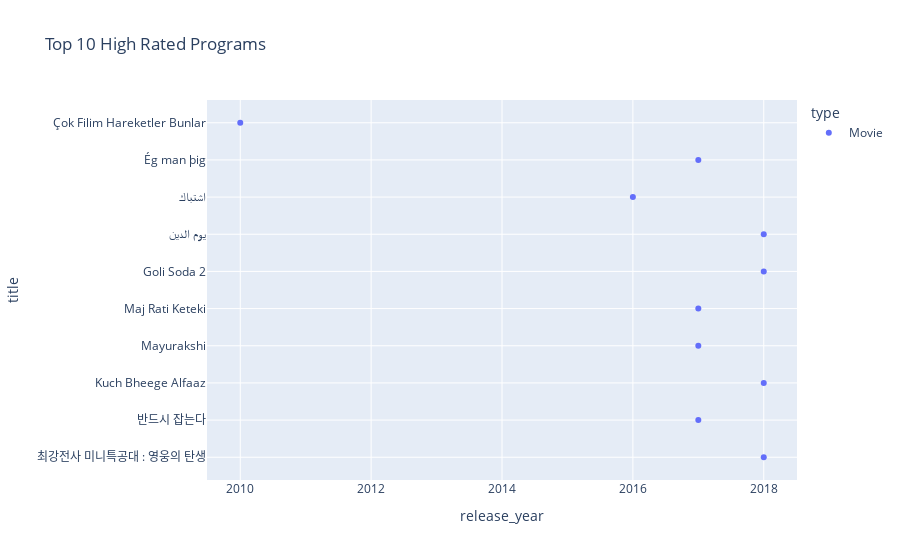

Notebook code cell kept with this figure:
### Markdown cell above
### Top 10 movies based on release year from the given dataset

### Code cell
top_10_ratings = df[["title", "type", "release_year"]].sort_values(["title"], ascending=False)[:10]
top_10_ratings
fig = px.scatter(top_10_ratings, y= 'title', x='release_year', hover_data = top_10_ratings[['type','release_year','title']], color='type', 
                 title = "Top 10 High Rated Programs")
fig.show()

### Figure 1 — Plotly figure (JSON) as saved in the notebook; plotly's stock layout.template omitted (floating-point values rounded to 4 significant figures)
{"data": [{"customdata": [["Movie"], ["Movie"], ["Movie"], ["Movie"], ["Movie"], ["Movie"], ["Movie"], ["Movie"], ["Movie"], ["Movie"]], "hovertemplate": "type=%{customdata[0]}<br>release_year=%{x}<br>title=%{y}<extra></extra>", "legendgroup": "Movie", "marker": {"color": "#636efa", "symbol": "circle"}, "mode": "markers", "name": "Movie", "orientation": "h", "showlegend": true, "type": "scatter", "x": [2018, 2017, 2018, 2017, 2017, 2018, 2018, 2016, 2017, 2010], "xaxis": "x", "y": ["최강전사 미니특공대 : 영웅의 탄생", "반드시 잡는다", "Kuch Bheege Alfaaz", "Mayurakshi", "Maj Rati Keteki", "Goli Soda 2", "يوم الدين", "اشتباك", "Ég man þig", "Çok Filim Hareketler Bunlar"], "yaxis": "y"}], "layout": {"legend": {"title": {"text": "type"}, "tracegroupgap": 0}, "title": {"text": "Top 10 High Rated Programs"}, "xaxis": {"anchor": "y", "domain": [0, 1], "title": {"text": "release_year"}}, "yaxis": {"anchor": "x", "domain": [0, 1], "title": {"text": "title"}}}}
